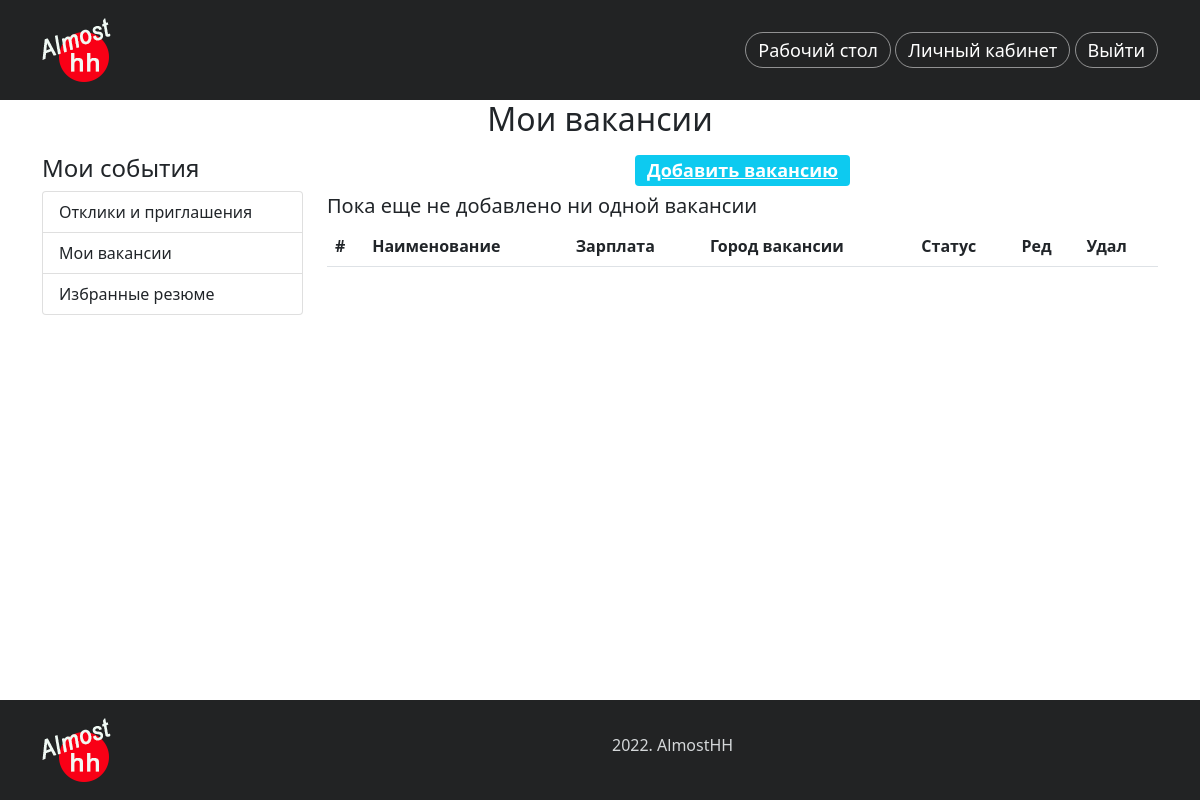
Before: /portal/my_vacancies/ (signed in) with the older database file.
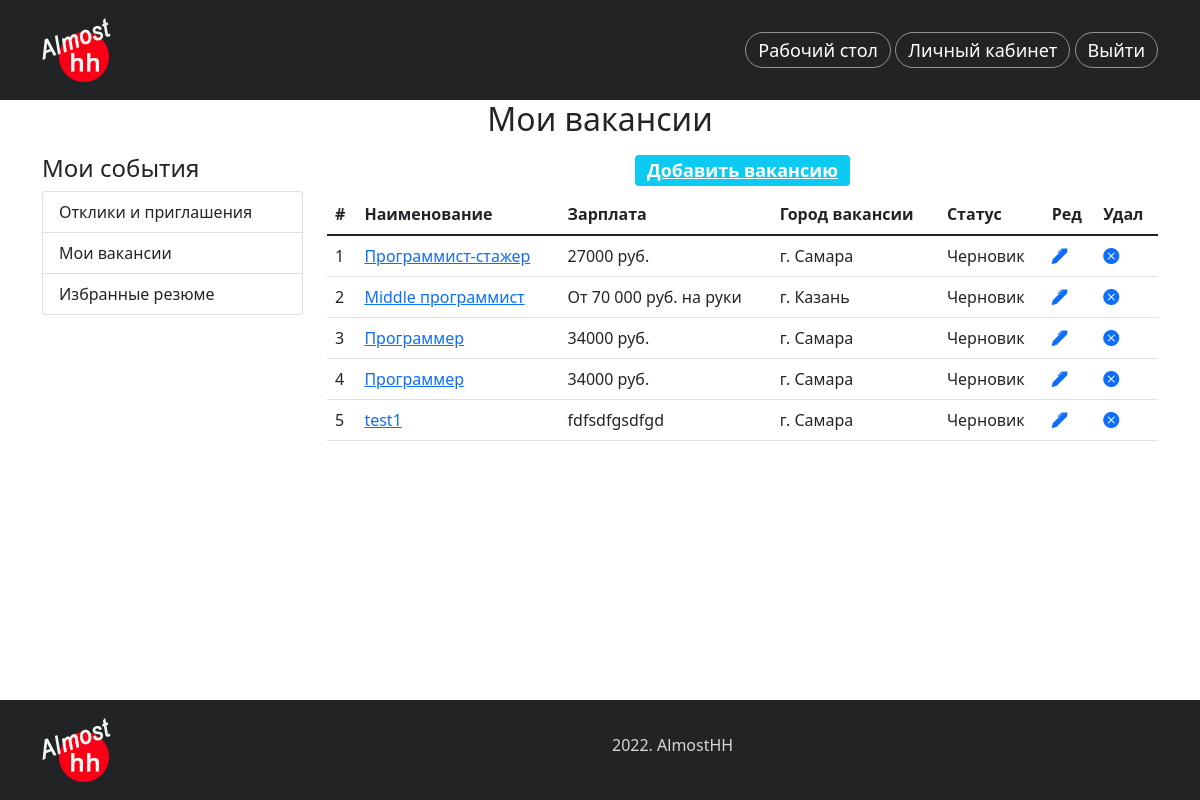
After: the same page with the newer database file.
### portal/models.py (models this page shows, shortened)
class Vacancy(models.Model):
    STATUS_CHOICES = (
        ('draft', 'Черновик'),
        ('send', 'Отправлено'),
        ('published', 'Опубликовано'),
        ('rework', 'На доработку'),
    )
    title = models.CharField(max_length=100, verbose_name='Наименование')
    slug = models.SlugField(max_length=100, verbose_name='Слаг')
    salary = models.CharField(max_length=150, verbose_name='Зарплата')
    company = models.ForeignKey(CompanyCard, on_delete=models.CASCADE,
                                verbose_name='Компания',
                                related_name='vacancies')
    description = models.TextField(verbose_name='Описание вакансии')
    address = models.CharField(max_length=200, verbose_name='Адрес вакансии')
    publish = models.DateTimeField(default=timezone.now)
    created = models.DateTimeField(auto_now_add=True)
    updated = models.DateTimeField(auto_now=True)
    status = models.CharField(max_length=15, choices=STATUS_CHOICES,
                              default='draft',
                              verbose_name='Статус')

### portal/views.py (the view)
# urls.py: path('my_vacancies/', views.my_vacancies, name='my_vacancies'),
@login_required
@permission_required('portal.add_vacancy')
def my_vacancies(request):
    vacs = Vacancy.objects.filter(company=request.user.companycard)
    return render(request, 'portal/account/my_vacancies.html', {'vacs': vacs})

### portal/templates/portal/account/my_vacancies.html (shortened to what this page needs)
{% extends "news/base.html" %}
{% block content %}
<div class="container">
    <div class="row">
        <div class="col text-center">
            <h1 class="mb-3">Мои вакансии </h1>
        </div>
    </div>
    <div class="row">
        <div class="col-3">
            <div class="left-menu">
                    {% include 'portal/account/includes/dashboard_menu.html' %}
            </div>
        </div>
        <div class="col-9">
            <h4 class=" text-center"><a href="{% url 'portal:add_vacancy' %}"
                       class="badge bg-info">Добавить вакансию</a></h4>
            <div class="my-vacancies">
                <table class="table">
                    <thead>
                        <tr>
                            <th>#</th>
                            <th>Наименование</th>
                            <th>Зарплата</th>
                            <th>Город вакансии</th>
                            <th>Статус</th>
                            <th>Ред</th>
                            <th>Удал</th>
                        </tr>
                    </thead>
                    <tbody>
                        {% for vac in vacs %}
                        <tr>
                            <td>{{ forloop.counter }}</td>
                            <td><a href="{% url 'portal:vacancy_detail' vac.id %}">{{ vac.title }}</a></td>
                            <td>{{ vac.salary }}</td>
                            <td>{{ vac.address }}</td>
                            <td>{{ vac.get_status_display }}</td>
                            <td><a href="{% url 'portal:edit_vacancy' vac.id %}"><i class="bi bi-pen-fill"></i></a></td>
                            <td><a href="{% url 'portal:delete_vacancy' vac.id %}"><i class="bi bi-x-circle-fill"></i></a></td>
                        </tr>
                        {% empty %}
                        <h5>Пока еще не добавлено ни одной вакансии</h5>
                        {% endfor %}
                    </tbody>
                </table>
            </div>
        </div>
    </div>
</div>
{% endblock %}

### news/templates/news/base.html (shortened to what this page needs)
{% load static %}
<!DOCTYPE html>
<html lang="en">
    <head>
        <link href="https://cdn.jsdelivr.net/npm/bootstrap@5.1.3/dist/css/bootstrap.min.css" rel="stylesheet">
        <link rel="stylesheet" href="{% static 'news/css/news.css' %}">
    </head>
    <body>
        <header>
            <div class="container">
                <div class="row align-items-center justify-content-between">
                    <div class="col-4">
                        <div class="logo">
                            <a href="/"><img src="{% static 'news/img/logo.png' %}" alt=""></a>
                        </div>
                    </div>
                    <div class="col-6">
                        <div class="enter text-end">
                            {% if request.user.is_authenticated %}
                            <a href="{% url 'portal:dashboard' %}" {% if section == "dashboard" %} class="selected"{% endif %}>Рабочий стол</a>
                            <a href="{% url 'portal:private' %}" {% if section == "private" %} class="selected"{% endif %}>Личный кабинет</a>
                            <a href="{% url 'portal:logout' %}">Выйти</a>
                            {% else %}
                                <a href="{% url 'portal:login' %}">Войти</a>
                            {% endif %}
                        </div>
                    </div>
                </div>
            </div>
        </header>
        <main>
            {% block content %} {% endblock %}
        </main>
        <footer>
            <div class="container">
                <div class="row align-items-center">
                    <div class="col">
                        <div class="logo">
                            <a href="/"><img src="{% static 'news/img/logo.png' %}" alt=""></a>
                        </div>
                    </div>
                    <div class="col">
                        <h6>{% now 'Y' %}. AlmostHH</h6>
                    </div>
                </div>
            </div>
        </footer>
    </body>
</html>

### portal/templates/portal/account/includes/dashboard_menu.html
<h4>Мои события</h4>
<div class="list-group">
    <a href="#" class="list-group-item list-group-item-action">Отклики и приглашения</a>
    {% if perms.portal.change_profile %}
    <a href="{% url 'portal:my_resumes' %}" class="list-group-item list-group-item-action">Мои резюме</a>
    <a href="#" class="list-group-item list-group-item-action">Избранные вакансии</a>
    {% else %}
    <a href="{% url 'portal:my_vacancies' %}" class="list-group-item list-group-item-action">Мои вакансии</a>
    <a href="#" class="list-group-item list-group-item-action">Избранные резюме</a>
    {% endif %}
</div>

### news/static/news/css/news.css (style rules this page uses)
h1 { font-size: 2.0rem; }
main { min-height: calc(100vh - 200px); }
header, footer { height: 100px; background: #222324; color: #d4d7d9; }
header>.container>.row, footer>.container>.row { min-height: 100px; }
.enter>a { height: 40px; padding: 5px 12px; font-size: 18px; color: #fff; border-radius: 20px; border: 1px solid hsla(0,0%,100%,.5); text-decoration: none; }

Changed rows visible on the page:
added Vacancy: title "Программист-стажер", salary "27000 руб.", address "г. Самара", status "Черновик"
added Vacancy: title "Middle программист", salary "От 70 000 руб. на руки", address "г. Казань", status "Черновик"
added Vacancy: title "Программер", salary "34000 руб.", address "г. Самара", status "Черновик"
added Vacancy: title "Программер", salary "34000 руб.", address "г. Самара", status "Черновик"
added Vacancy: title "test1", salary "fdfsdfgsdfgd", address "г. Самара", status "Черновик"
Other visible differences:
text no longer shown: "Пока еще не добавлено ни одной вакансии"
